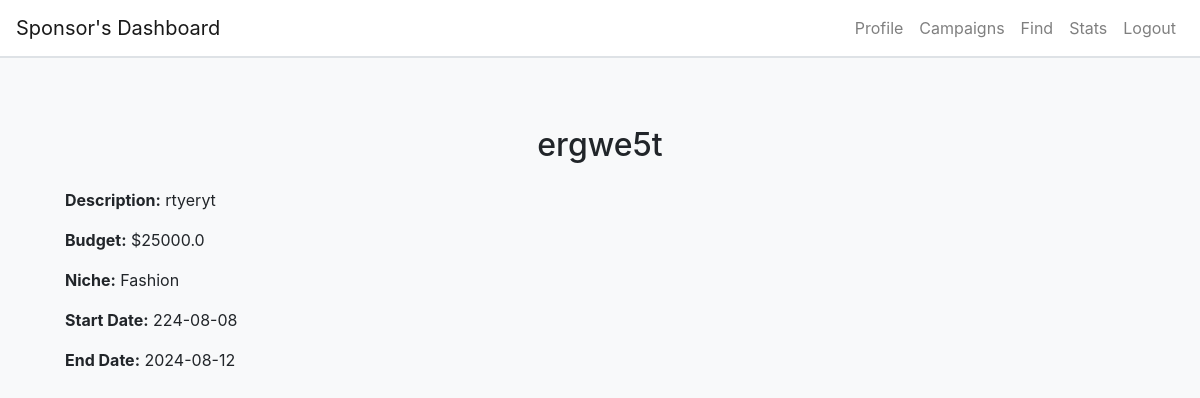
Screenshot of /view_campaign/3 (signed in) with the database file from the repository.
### app.py (models this page shows, shortened)
class Campaign(db.Model):
    id = db.Column(db.Integer, primary_key=True)
    title = db.Column(db.String(100), nullable=False)
    description = db.Column(db.Text, nullable=False)
    image = db.Column(db.String(200), nullable=True)
    niche = db.Column(db.String(50), nullable=False)
    budget = db.Column(db.Float, nullable=False)  # New column for budget
    is_public = db.Column(db.Boolean, nullable=False, default=True)
    start_date = db.Column(db.DateTime, nullable=False)
    end_date = db.Column(db.DateTime, nullable=False)
    is_flagged = db.Column(db.Boolean, default=False)
    influencer_id = db.Column(db.Integer, db.ForeignKey('influencers.id'))
    influencer = db.relationship('Influencer', back_populates='campaigns')
    sponsor_id = db.Column(db.Integer, db.ForeignKey('sponsors.id'), nullable=False)
    sponsor = db.relationship('Sponsor', backref='campaigns')

### app.py (the view)
@app.route('/view_campaign/<int:campaign_id>', methods=['GET'])
def view_campaign(campaign_id):
    if 'user_id' not in session:
        flash('You need to log in first.', 'warning')
        return redirect(url_for('login'))
    user_role = session.get('user_role')
    campaign = Campaign.query.get_or_404(campaign_id)
    return render_template('view_campaign.html',campaign= campaign, user_role=user_role)

### templates/view_campaign.html (shortened to what this page needs)
{% extends "base.html" %} {% block title %}Campaign Details{% endblock %} {%
block content %}
<div class="container mt-5">
  <h2 class="text-center">{{ campaign.title }}</h2>
  <div class="campaign-detail mt-4">
    <p><strong>Description:</strong> {{ campaign.description }}</p>
    <p><strong>Budget:</strong> ${{ campaign.budget }}</p>
    <p><strong>Niche:</strong> {{ campaign.niche }}</p>
    <p>
      <strong>Start Date:</strong> {{ campaign.start_date.strftime("%Y-%m-%d")
      }}
    </p>
    <p>
      <strong>End Date:</strong> {{ campaign.end_date.strftime("%Y-%m-%d") }}
    </p>
  </div>
</div>
{% endblock %}

### templates/base.html (style rules this page uses)
body { background-color: #f8f9fa; }

### rows the page displays
Campaign: title "ergwe5t", description "rtyeryt", budget "25000.0", niche "Fashion", start_date "224-08-08", end_date "2024-08-12"
